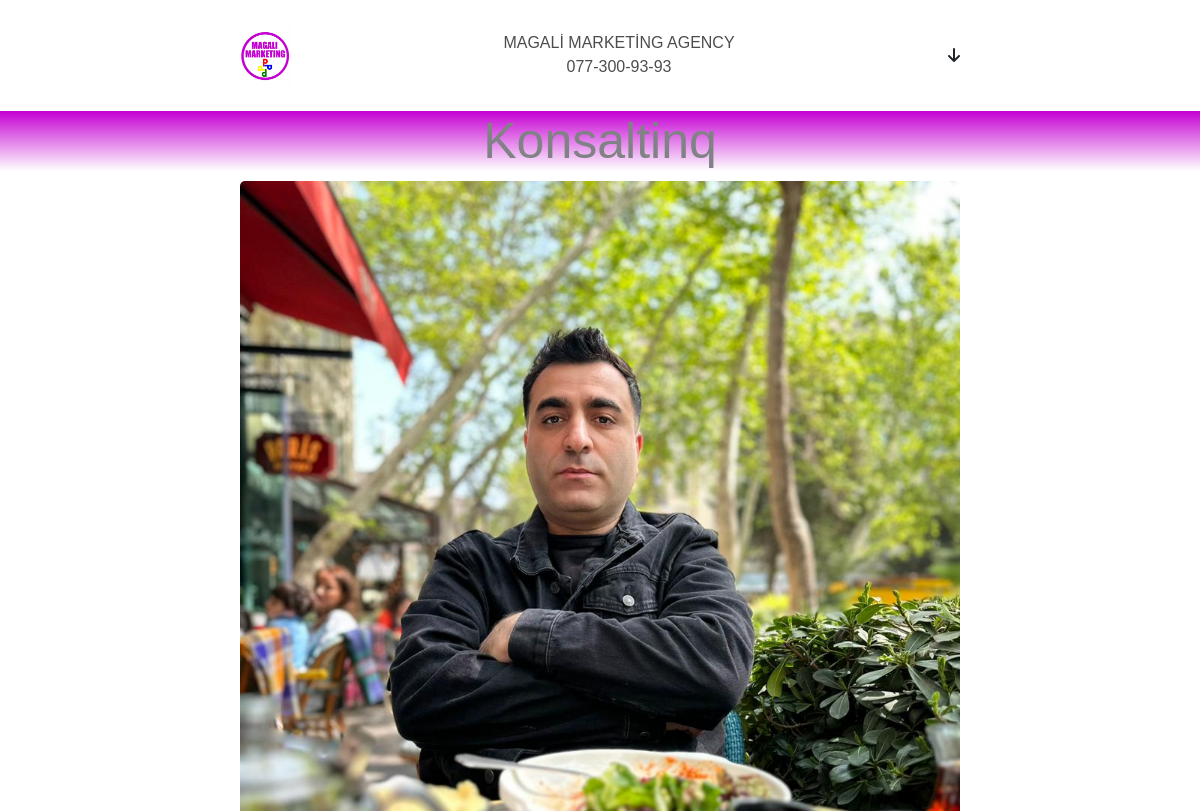
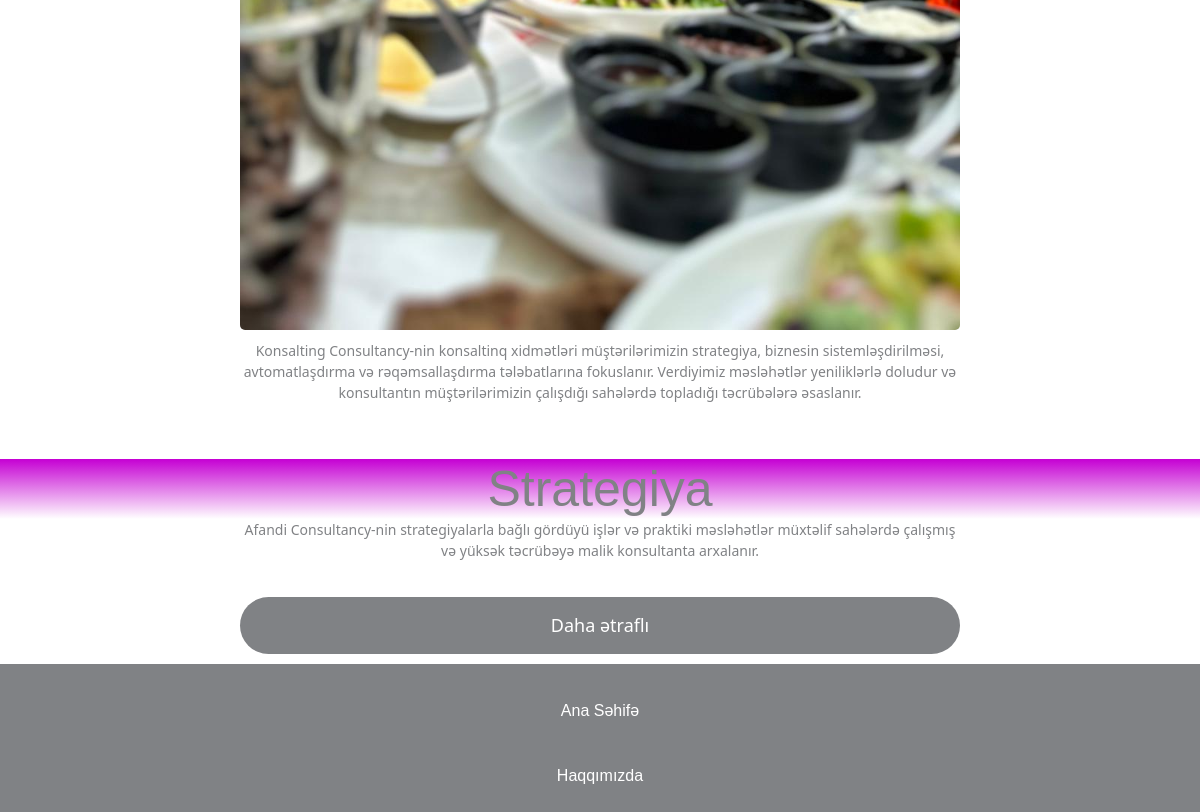
The app's page /magali/consulting/ (upper part), older data (2 pictures, top to bottom).
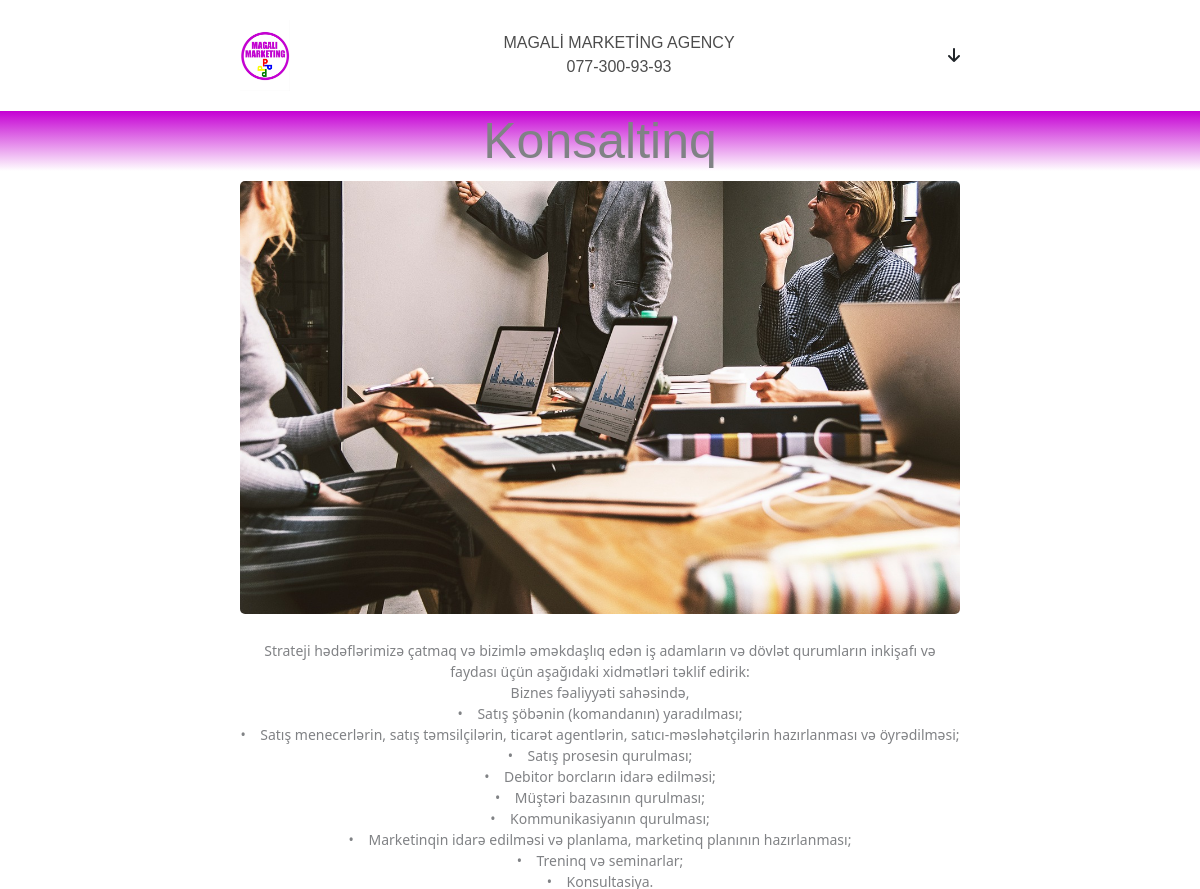
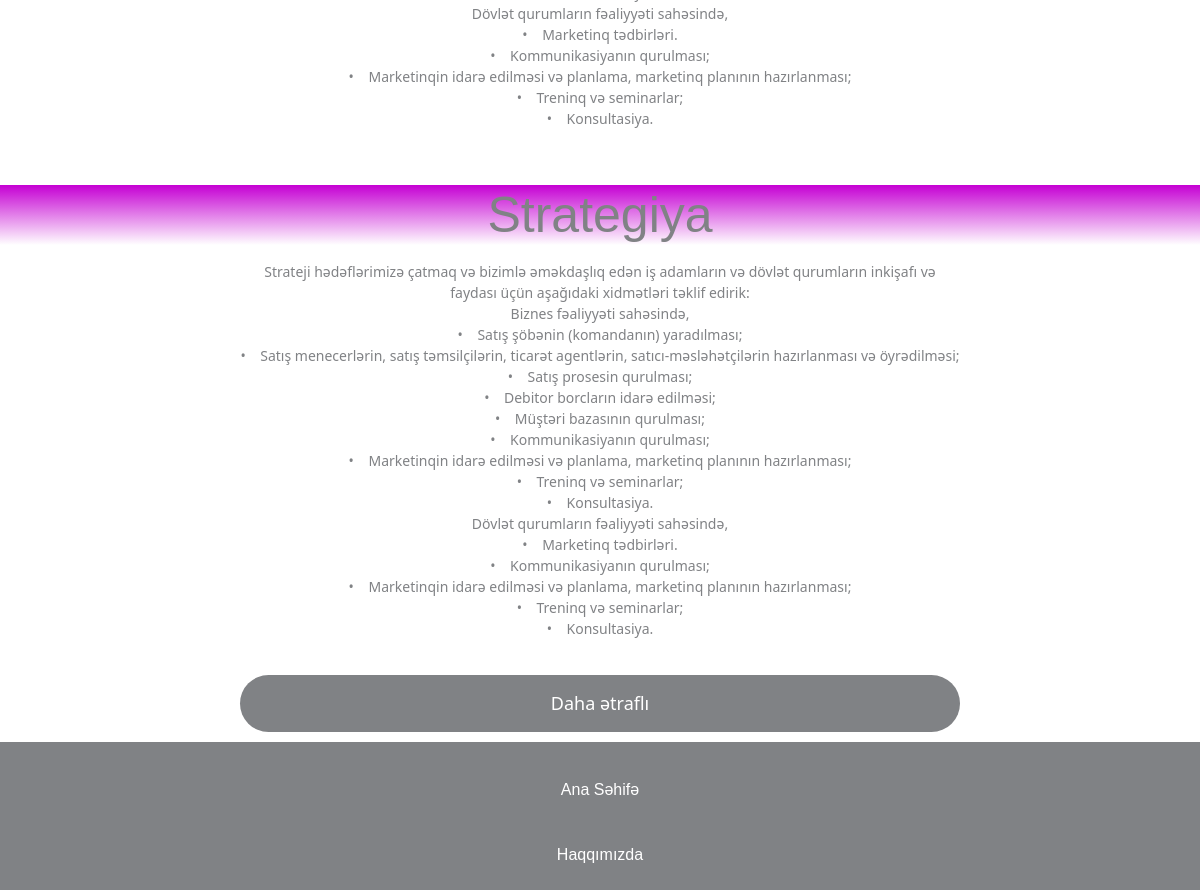
The same page, newer data (2 pictures, top to bottom).
### magali_app/models.py (models this page shows, shortened)
class ConsultingModel(models.Model):
    name = models.CharField(max_length=256)
    content=RichTextField()
    banner=models.ImageField(upload_to="consultingfiles/",null=True,blank=True)
    class Meta:
        verbose_name = "Consulting Model"
        verbose_name_plural = "Consulting Models"

class ConsultingUnitModel(models.Model):
    consulting = models.ForeignKey(ConsultingModel,on_delete=models.CASCADE,related_name="consultingunits")
    name = models.CharField(max_length=256)
    content = RichTextField()
    banner=models.ImageField(upload_to="unitfiles/",null=True,blank=True)
    class Meta:
        verbose_name = "Consulting Unit"
        verbose_name_plural = "Consulting Units"

### magali_app/views.py (the view)
# urls.py: path('consulting/',views.consulting,name="consulting"),
def consulting(request):
    consulting = get_object_or_404(ConsultingModel, name="Konsaltinq")
    context = {
        "consulting":consulting
    }
    return render(request,"consulting.html",context)

### templates/consulting.html (shortened to what this page needs)
{% extends 'base.html' %}
{% block content%}
<div class="about">
    <div class="about_head gradient"><h2>{{consulting.name}}</h2></div>
    <div class="about_content">
        <div class="about_img"><img src="{{consulting.banner.url}}" alt=""></div>
        <div class="about_text"><p>{{consulting.content|safe}}</p></div>
    </div>
  </div>
  {% for unit in consulting.consultingunits.all %}
  <div class="about">
    <div class="about_head gradient"><h2>{{unit.name}}</h2></div>
    <div class="about_content">
        <div class="about_text"><p>{{unit.content|safe}}</p></div>
        <a href="{% url 'magali_app:unitdetail' unit.id %}"><div class="services_btn"><button class="btn">Daha ətraflı</button></div></a>
    </div>
  </div>
{% endfor %}
{% endblock %}

Row changes from the older to the newer data that the page shows:
changed ConsultingModel "Konsaltinq": banner: a different picture; content "Konsalting Consultancy-nin konsaltinq xidmətləri müştərilərimizin strategiya, biznesin sistemləşdirilməsi, avtomatlaşdırma və rəqəmsallaşdırma tələbatlarına fokuslanır. Verdiyimiz məsləhətlər yeniliklərlə doludur və konsultantın müştərilərimizin çalışdığı sahələrdə topladığı təcrübələrə əsaslanır." → "Strateji hədəflərimizə çatmaq və bizimlə əməkdaşlıq edən iş adamların və dövlət qurumların inkişafı və faydası üçün aşağıdaki xidmətləri təklif edirik: Biznes fəaliyyəti sahəsində, • Satış şöbənin (komandanın) yaradılması; • Satış menecerlərin, satış təmsilçilərin, ticarət agentlərin, satıcı-məsləhətçilərin hazırlanması və öyrədilməsi; • Satış prosesin qurulması; • Debitor borcların idarə edilməsi; • Müştəri bazasının qurulması; • Kommunikasiyanın qurulması; • Marketinqin idarə edilməsi və planlama, marketinq planının hazırlanması; • Treninq və seminarlar; • Konsultasiya. Dövlət qurumların fəaliyyəti sahəsində, • Marketinq tədbirləri. • Kommunikasiyanın qurulması; • Marketinqin idarə…"
changed ConsultingUnitModel "Strategiya": content "Afandi Consultancy-nin strategiyalarla bağlı gördüyü işlər və praktiki məsləhətlər müxtəlif sahələrdə çalışmış və yüksək təcrübəyə malik konsultanta arxalanır." → "Strateji hədəflərimizə çatmaq və bizimlə əməkdaşlıq edən iş adamların və dövlət qurumların inkişafı və faydası üçün aşağıdaki xidmətləri təklif edirik: Biznes fəaliyyəti sahəsində, • Satış şöbənin (komandanın) yaradılması; • Satış menecerlərin, satış təmsilçilərin, ticarət agentlərin, satıcı-məsləhətçilərin hazırlanması və öyrədilməsi; • Satış prosesin qurulması; • Debitor borcların idarə edilməsi; • Müştəri bazasının qurulması; • Kommunikasiyanın qurulması; • Marketinqin idarə edilməsi və planlama, marketinq planının hazırlanması; • Treninq və seminarlar; • Konsultasiya. Dövlət qurumların fəaliyyəti sahəsində, • Marketinq tədbirləri. • Kommunikasiyanın qurulması; • Marketinqin idarə…"
